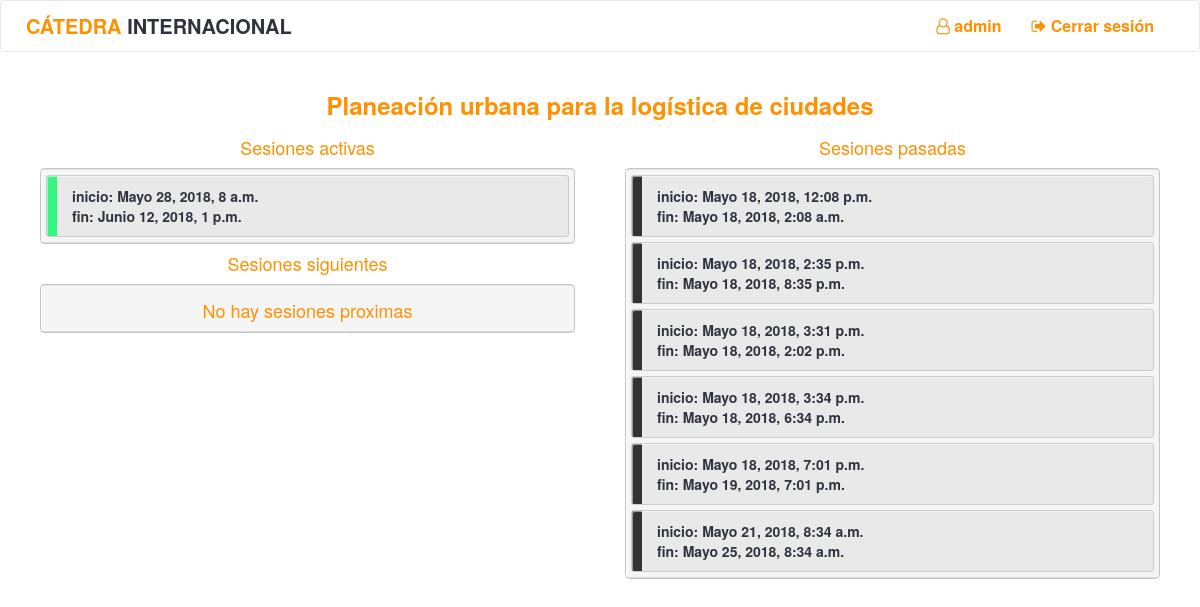
Before: /curso/1/ (signed in) with the older database file.
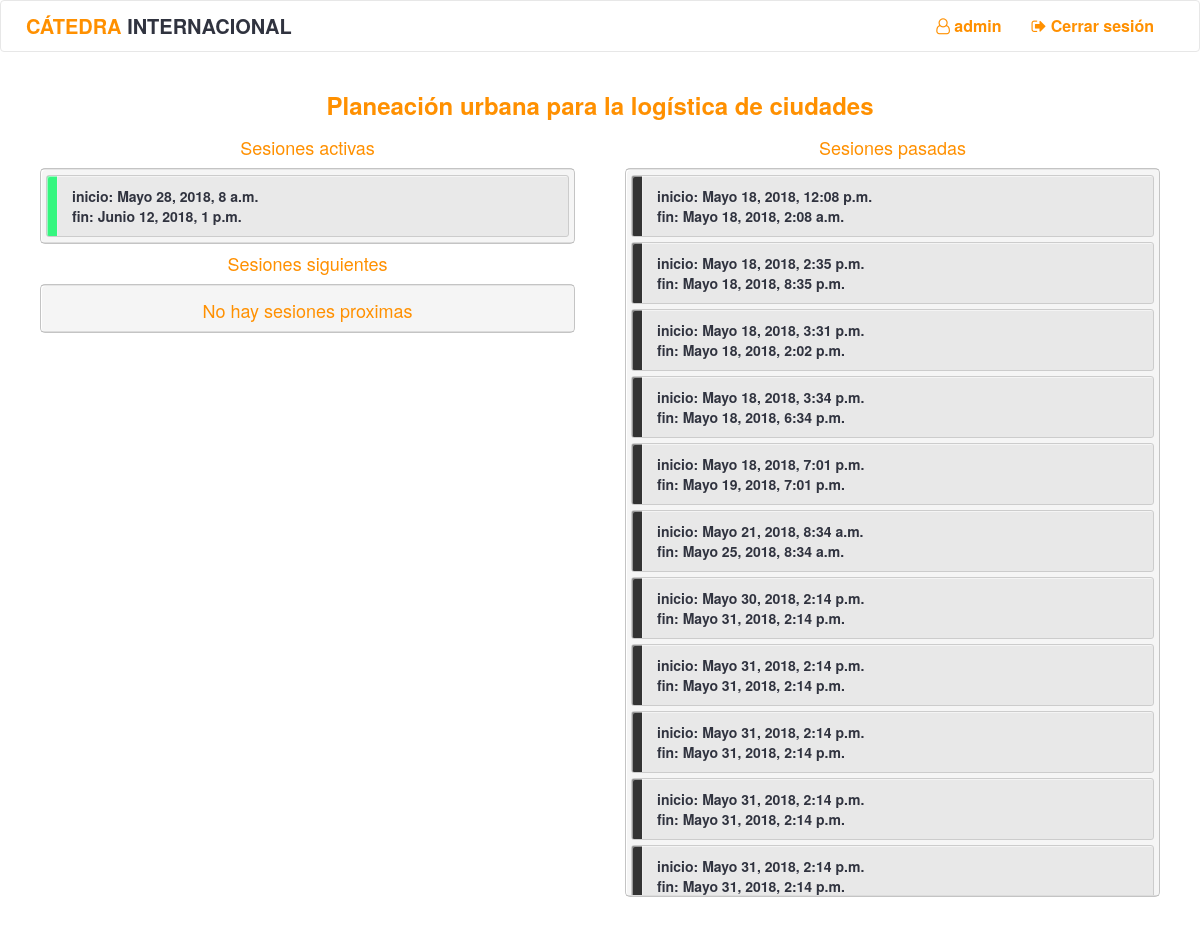
After: the same page with the newer database file.
### qr/models.py (models this page shows, shortened)
class Clase(models.Model):
    inicio = models.DateTimeField(default=datetime.now)
    fin = models.DateTimeField(default=datetime.now)

### qr/views.py (the view)
# urls.py: url(r"^curso/(?P<id_curso>[0-9]+)/$", views.curso, name="curso"),
def curso(request, id_curso):
    if not request.user.is_authenticated():
        return redirect('qr:login')
    curso = get_object_or_404(Curso, pk=id_curso)
    if request.user not in curso.monitores.all():
        return redirect('qr:home')
    dateNow = datetime.now(tz=timezone.utc)
    previous = curso.clases.all().filter(fin__lt=dateNow)
    next = curso.clases.all().filter(inicio__gt=dateNow)
    now = curso.clases.all().filter(Q(inicio__lte=dateNow)&Q(fin__gt=dateNow))
    context = {
        "curso" : curso,
        "previous": previous,
        "next": next,
        "now": now
    }
    return render(request, "qr/curso.html", context)

### templates/qr/curso.html (shortened to what this page needs)
{% extends 'qr/base.html' %}
{% load staticfiles %}
{% block head %}
    <link rel="stylesheet" href="{% static "qr/css/curso.css" %}">
{% endblock %}
{% block body %}
    <div class="container">
        <div class="row">
            <h3 class="center"><b>{{ curso.nombre }}</b></h3>
        </div>
        <div class="row ">
            <div class="col-sm-6 sesiones_list">
                <div class="row">
                    <h4 class="center">Sesiones activas</h4>
                    <div class="notebooks" >
                      <ul class="notebook_ul">
                          {%  for clase in now %}
                            <li class="li-clase li-active">
                                <a href="{% url 'qr:clase' curso.id clase.id%}">
                                  inicio: {{clase.inicio}}<br/>
                                  fin: {{clase.fin}}<br/>
                                </a>
                            </li>
                          {% endfor %}
                      </ul>
                    </div>
                </div>
                    <div class="row">
                        <h4 class="center">Sesiones siguientes</h4>
                        <div class="notebooks" >
                            <ul class="notebook_ul">
                             {% if not next %}
                            <h4 class="center">No hay sesiones proximas</h4>
                            {% endif %}
                      </ul>
                    </div>
                </div>
            </div>
            <div class="col-sm-6 sesiones_list">
                <div class="row">
                    <h4 class="center">Sesiones pasadas</h4>
                    <div class="notebooks" >
                        <ul class="notebook_ul">
                            {%  for clase in previous %}
                                <li class="li-clase li-previous">
                                 <a href="{% url 'qr:clase' curso.id clase.id %}">
                                  inicio: {{clase.inicio}}<br/>
                                  fin: {{clase.fin}}<br/>
                                 </a>
                                </li>
                            {% endfor %}
                        </ul>
                    </div>
                </div>
            </div>
        </div>
    </div>
{% endblock %}

Changed rows visible on the page:
added Clase: inicio "Mayo 30, 2018, 2:14 p.m.", fin "Mayo 31, 2018, 2:14 p.m.", shown under "Sesiones pasadas"
added Clase: inicio "Mayo 31, 2018, 2:14 p.m.", fin "Mayo 31, 2018, 2:14 p.m.", shown under "Sesiones pasadas"
added Clase: inicio "Mayo 31, 2018, 2:14 p.m.", fin "Mayo 31, 2018, 2:14 p.m.", shown under "Sesiones pasadas"
added Clase: inicio "Mayo 31, 2018, 2:14 p.m.", fin "Mayo 31, 2018, 2:14 p.m.", shown under "Sesiones pasadas"
added Clase: inicio "Mayo 31, 2018, 2:14 p.m.", fin "Mayo 31, 2018, 2:14 p.m.", shown under "Sesiones pasadas"
